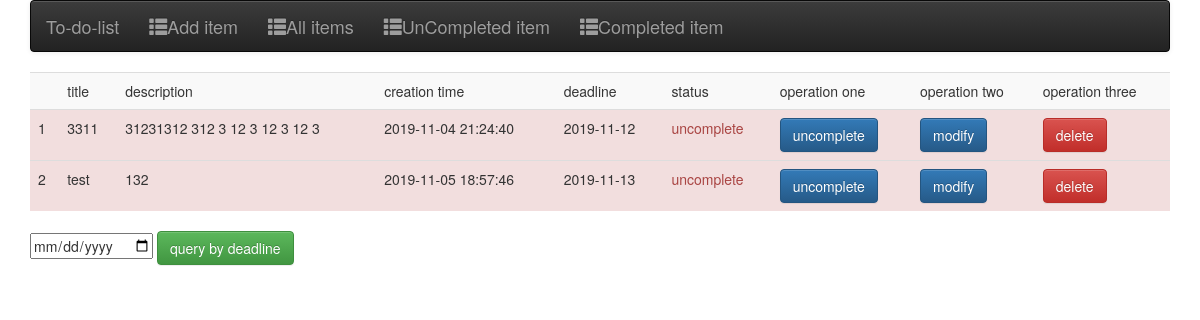
Screenshot of /uncomplete_item with the database file from the repository.
### todo_list/models.py (models this page shows, shortened)
class List(db.Model):
    _tablename_ =  'To-do-list'
    id = db.Column(db.Integer, primary_key=True)
    date = db.Column(db.DateTime, default=datetime.now, nullable=False)
    title = db.Column(db.String(250),index=True,unique=True)
    description = db.Column(db.Text,index=True)
    status = db.Column(db.String(20), index=True)
    complete_time = db.Column(db.DateTime, default=datetime.now, onupdate=datetime.now, nullable=False)
    deadline = db.Column(db.Date, nullable=False)

### todo_list/views.py (the view)
@app.route('/uncomplete_item', methods=['GET'])
def uncomplete_item():
    deadline_form = DeadlineForm()
    uncomplete_items = List.query.filter(List.status == "Uncomplete").all()
    return render_template('uncomplete_item.html', uncomplete_items = uncomplete_items, deadline_form = deadline_form)

### todo_list/forms.py
class DeadlineForm(FlaskForm):
    deadline = DateField('Deadline', format='%Y-%m-%d')
    submit = SubmitField('query by deadline', render_kw={'class': 'btn btn-success'})

### todo_list/templates/uncomplete_item.html (shortened to what this page needs)
{% extends 'base.html' %}
{% block content %}
<div id="todo-list" class="container">
 <table class="table table-striped">
    <th>
        <td>title</td>
        <td>description</td>
        <td>creation time</td>
        <td>deadline</td>
        <td>status</td>
        <td>operation one</td>
        <td>operation two</td>
        <td>operation three</td>
    </th>
    {% for todo in uncomplete_items %}
    <tr class="danger">
        <td>{{ loop.index0 + 1 }}</td>
        <td>{{ todo.title }}</td>
        <td>{{ todo.description }}</td>
        <td>{{ todo.date.strftime("%Y-%m-%d %H:%M:%S") }}</td>
        <td>{{ todo.deadline.strftime("%Y-%m-%d") }}</td>
        {% if todo.status == "Uncomplete" %}
            <td class="text-danger">uncomplete</td>
        {% elif todo.status == "Complete" %}
            <td >complete</td>
        {% endif %}
        {% if todo.status == "Uncomplete" %}
        <td><a class='btn btn-primary' href="list_item/update_complete_status?item_id={{todo.id}}" onClick="return confirm('sure?')">uncomplete</a></td>
        {% else %}
        <td></td>
        {% endif %}
        <td><a class='btn btn-primary ' href="list_item/modify_item?item_id={{todo.id}}" >modify</a></td>
        <td><a class='btn btn-danger' href="list_item/delete_item?item_id={{todo.id}}" onClick="return confirm('sure?')">delete</a></td>
    </tr>
   {% endfor %}
 </table>
 <form  method="post" action="/deadline_search" >
      <div class="form-group" >
            {{ deadline_form.deadline(class='datepicker') }}
            {{ deadline_form.submit() }}
        </div>
    </form>
</div>
{% endblock %}

### rows the page displays
List: title "3311", description "31231312 312 3 12 3 12 3 12 3", date "2019-11-04 21:24:40", deadline "2019-11-12", status "uncomplete"
List: title "test", description "132", date "2019-11-05 18:57:46", deadline "2019-11-13", status "uncomplete"
